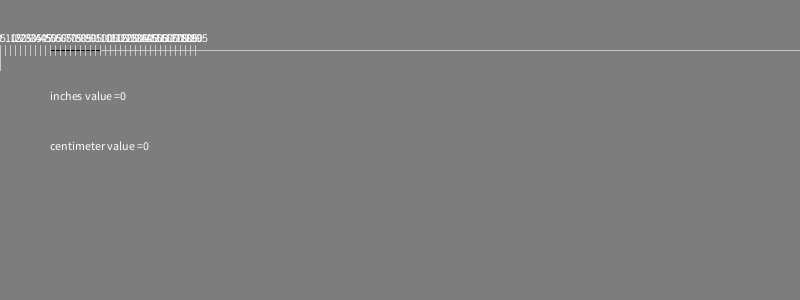
Frame 1 (no input)
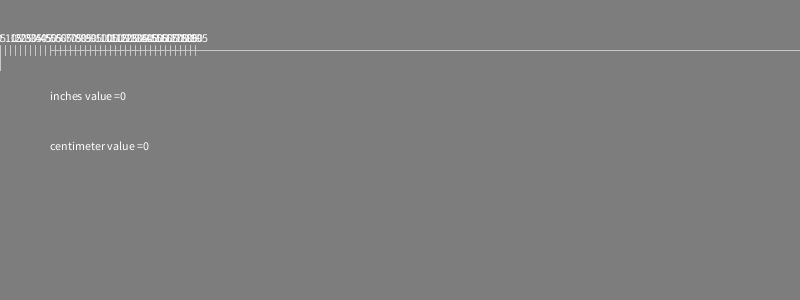
Frame 60 (the mouse pressed at the canvas centre just before this capture)
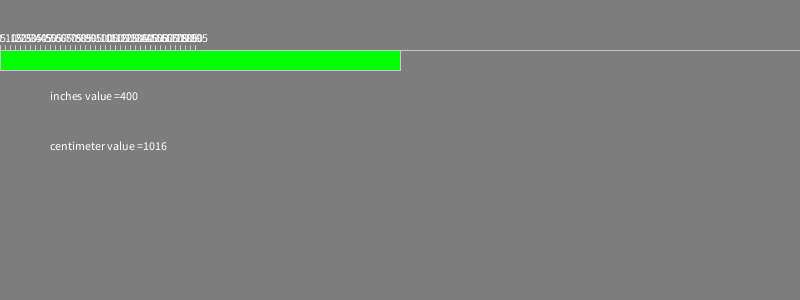
Frame 120 (the mouse held since frame 60 and released just before this capture)

The Processing sketch that drew these frames (run headless with seeded random() and noise(); from frame 60 on, the mouse is pressed at the canvas centre):

// Processing sketch: in_2_cm
// ── in_2_cm.pde
void setup() {
  size(800, 300);
}

void draw() {
  background(125);
  line(50, 50, 300, 50);
  drawReference(100,50);
  //println(tempConverter(mouseX));
  //text("cm: "+ mouseX+"in: "in2cmConverter(mouseX), mouseX, mouseY);
  in2cmConverter(mouseX);
  fill(0,255,0);
  rect(0,50,mouseX,20);
}

float in2cmConverter(float val) {
  val=val*2.54;
  text("inches value =" + int(mouseX), 50, 100);
  text("centimeter value =" + int(val),50,150);
  return val;
}
/*float f2mConverter(float val) {
  return val;
}
float mi2kmConverter(float val) {
  return val;
}*/
void drawReference(int x, int y) {
  fill(255);
  stroke(200);
  line(x,y,950,y);
  for(int i = -100; i<100; i=i+5) {
    line(x+i,y-5,x+i,y+5);
    text(i+100, x+i-5, y-8);
  }
}
